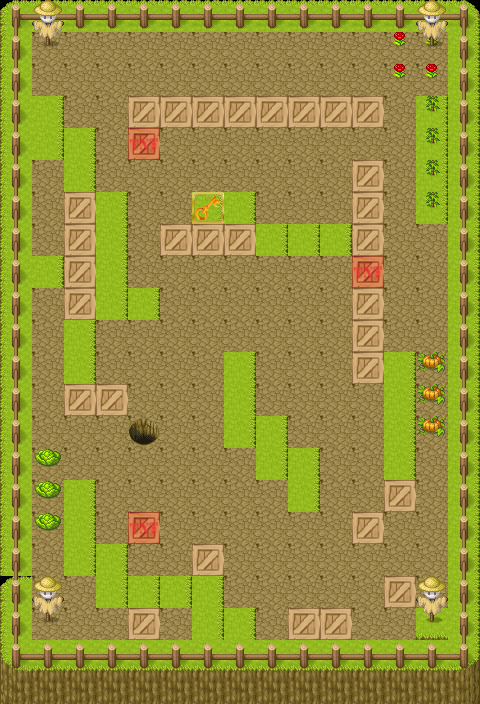

Below is a game level as drawn by its tile map, then a one-line description and the .tmx file that defines it, in full:
An orthogonal 15x22 tile map with 32x32 px tiles, 3 tile layers (Theme, SB, Object), 2 tilesets and 20 objects.

<map version="1.2" tiledversion="1.3.1" orientation="orthogonal" renderorder="right-down" compressionlevel="0" width="15" height="22" tilewidth="32" tileheight="32" infinite="0" nextlayerid="9" nextobjectid="24">
 <tileset firstgid="1" name="ts-basechip" tilewidth="32" tileheight="32" tilecount="1064" columns="8">
  <image source="ts-basechip.png" trans="ffffff" width="256" height="4256" />
 </tileset>
 <tileset firstgid="1065" name="ui" tilewidth="32" tileheight="32" tilecount="4" columns="4">
  <image source="ui.png" trans="ffffff" width="128" height="32" />
 </tileset>
 <layer id="1" name="Theme" width="15" height="22">
  <data encoding="csv">
73,74,74,74,74,74,74,74,74,74,74,74,74,74,75,
81,125,125,125,125,125,125,125,125,125,125,125,125,125,83,
81,125,125,125,125,125,125,125,125,125,125,125,125,125,83,
81,83,125,125,125,125,125,125,125,125,125,125,125,83,83,
81,83,83,125,125,125,125,125,125,125,125,125,125,83,83,
81,125,83,125,125,125,125,125,125,125,125,125,125,83,83,
81,125,83,83,125,125,83,83,125,125,125,125,125,83,83,
81,125,125,83,125,125,83,125,83,83,83,125,125,125,83,
81,83,125,83,125,125,125,125,125,125,125,83,125,125,83,
81,125,125,83,83,125,125,125,125,125,125,83,125,125,83,
81,125,83,125,125,125,125,125,125,125,125,83,125,125,83,
81,125,83,125,125,125,125,83,125,125,125,83,83,125,83,
81,125,83,125,125,125,125,83,125,125,125,125,83,125,83,
81,125,125,125,125,125,125,83,83,125,125,125,83,125,83,
81,125,125,125,125,125,125,125,83,83,125,125,83,125,83,
81,125,83,125,125,125,125,125,125,83,125,123,125,125,83,
81,125,83,125,125,125,125,125,125,125,125,125,125,125,83,
81,125,83,83,125,125,125,125,125,125,125,125,125,125,83,
73,125,125,83,83,83,83,125,125,125,125,125,125,125,83,
81,125,125,125,125,125,83,83,125,125,125,125,125,90,83,
89,90,90,90,90,90,90,90,90,90,90,90,90,90,91,
97,98,98,98,98,98,98,98,98,98,98,98,98,98,99
</data>
 </layer>
 <layer id="2" name="SB" width="15" height="22">
  <data encoding="csv">
179,185,185,185,185,185,185,185,185,185,185,185,185,185,180,
177,0,0,0,0,0,0,0,0,0,0,0,173,173,177,
177,0,0,0,0,0,0,0,0,0,0,0,173,173,177,
177,0,0,0,0,0,0,0,0,0,0,0,0,175,177,
177,0,0,0,1065,0,0,0,0,0,0,0,0,175,177,
177,0,0,0,0,0,0,0,0,0,0,0,0,175,177,
177,0,0,0,0,0,0,0,0,0,0,0,0,175,177,
177,0,0,0,0,0,0,0,0,0,0,0,0,0,177,
177,0,0,0,0,0,0,0,0,0,0,1065,0,0,177,
177,0,0,0,0,0,0,0,0,0,0,0,0,0,177,
177,0,0,0,0,0,0,0,0,0,0,0,0,0,177,
177,0,0,0,0,0,0,0,0,0,0,0,0,167,177,
177,0,0,0,0,0,0,0,0,0,0,0,0,167,177,
177,0,0,0,67,0,0,0,0,0,0,0,0,167,177,
177,168,0,0,0,0,0,0,0,0,0,0,0,0,177,
177,168,0,0,0,0,0,0,0,0,0,67,0,0,177,
177,168,0,0,1065,0,0,0,0,0,0,0,0,0,177,
177,0,0,0,0,0,0,0,0,0,0,0,0,0,177,
177,0,0,0,0,0,0,0,0,0,0,0,0,0,177,
177,0,0,0,0,0,0,0,0,0,0,0,0,0,177,
187,185,185,185,185,185,185,185,185,185,185,185,185,185,188,
0,0,0,0,0,0,0,0,0,0,0,0,0,0,0
</data>
 </layer>
 <layer id="3" name="Object" width="15" height="22">
  <data encoding="csv">
0,156,0,0,0,0,0,0,0,0,0,0,0,156,0,
0,164,0,0,0,0,0,0,0,0,0,0,0,164,0,
0,0,0,0,0,0,0,0,0,0,0,0,0,0,0,
0,0,0,0,1066,1066,1066,1066,1066,1066,1066,1066,0,0,0,
0,0,0,0,0,0,0,0,0,0,0,0,0,0,0,
0,0,0,0,0,0,0,0,0,0,0,1066,0,0,0,
0,0,1066,0,0,0,1067,0,0,0,0,1066,0,0,0,
0,0,1066,0,0,1066,1066,1066,0,0,0,1066,0,0,0,
0,0,1066,0,0,0,0,0,0,0,0,0,0,0,0,
0,0,1066,0,0,0,0,0,0,0,0,1066,0,0,0,
0,0,0,0,0,0,0,0,0,0,0,1066,0,0,0,
0,0,0,0,0,0,0,0,0,0,0,1066,0,0,0,
0,0,1066,1066,0,0,0,0,0,0,0,0,0,0,0,
0,0,0,0,0,0,0,0,0,0,0,0,0,0,0,
0,0,0,0,0,0,0,0,0,0,0,0,0,0,0,
0,0,0,0,0,0,0,0,0,0,0,125,1066,0,0,
0,0,0,0,0,0,0,0,0,0,0,1066,0,0,0,
0,0,0,0,0,0,1066,0,0,0,0,0,0,0,0,
0,156,0,0,0,0,0,0,0,0,0,0,1066,156,0,
0,164,0,0,1066,0,0,0,0,1066,1066,0,0,164,0,
0,0,0,0,0,0,0,0,0,0,0,0,0,0,0,
0,0,0,0,0,0,0,0,0,0,0,0,0,0,0
</data>
 </layer>
 <objectgroup id="4" name="Wall">
  <object id="1" x="133" y="101.333" width="246" height="20.6666" />
  <object id="2" x="69.0909" y="197.545" width="22.4545" height="116.273" />
  <object id="3" x="66" y="390" width="59" height="18.5" />
  <object id="4" x="134.5" y="614" width="19.5" height="19.5" />
  <object id="5" x="196.5" y="548.5" width="22" height="20.5" />
  <object id="6" x="293.833" y="611.333" width="52.5" height="23.8333" />
  <object id="7" x="389.833" y="580.833" width="21.3333" height="19.3333" />
  <object id="8" x="357.666" y="515.333" width="21" height="22.3334" />
  <object id="9" x="389" y="486" width="20.6667" height="19" />
  <object id="10" x="356.667" y="165" width="23.6667" height="85.6666" />
  <object id="11" x="356" y="291.833" width="23" height="87.5" />
  <object id="14" x="165.25" y="228.75" width="85.75" height="22.5" />
 </objectgroup>
 <objectgroup id="5" name="Kill">
  <object id="15" x="10.6667" y="8" width="456" height="18.6667" />
  <object id="16" x="457.333" y="10.6667" width="13.3333" height="648" />
  <object id="17" x="12" y="10.6667" width="10.6667" height="648" />
  <object id="18" x="13.3333" y="648" width="458.667" height="14.6667" />
 </objectgroup>
 <objectgroup id="8" name="Key">
  <object id="19" x="193.333" y="193.333" width="29" height="29.3333" />
 </objectgroup>
 <objectgroup id="6" name="Moving Wall" />
 <objectgroup id="7" name="Explode">
  <object id="21" x="133.5" y="134.167" width="19.5" height="19.6667" />
  <object id="22" x="356.167" y="260.833" width="23" height="22.8333" />
  <object id="23" x="132" y="518.5" width="21.5" height="19" />
 </objectgroup>
</map>
